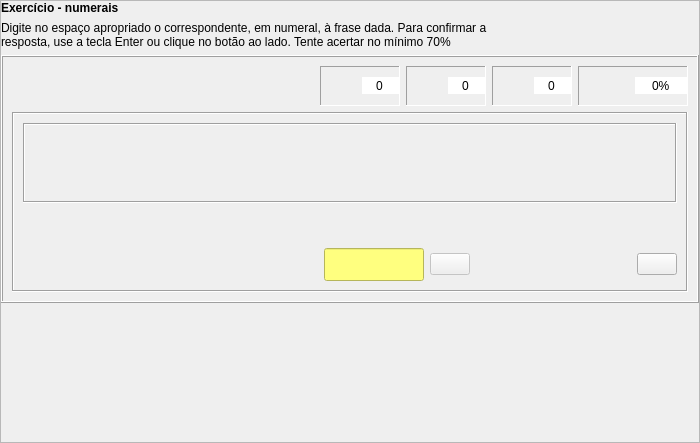
<?xml version="1.0" encoding="UTF-8"?>
<ui version="4.0">
 <class>ekznumeraloj</class>
 <widget class="QFrame" name="ekznumeraloj">
  <property name="geometry">
   <rect>
    <x>0</x>
    <y>0</y>
    <width>700</width>
    <height>443</height>
   </rect>
  </property>
  <property name="windowTitle">
   <string>Frame</string>
  </property>
  <property name="frameShape">
   <enum>QFrame::StyledPanel</enum>
  </property>
  <property name="frameShadow">
   <enum>QFrame::Raised</enum>
  </property>
  <property name="tipo" stdset="0">
   <string>senborda</string>
  </property>
  <layout class="QVBoxLayout" name="verticalLayout_4">
   <property name="margin">
    <number>0</number>
   </property>
   <item>
    <widget class="titolo" name="Lec03_Label11">
     <property name="maximumSize">
      <size>
       <width>16777215</width>
       <height>30</height>
      </size>
     </property>
     <property name="font">
      <font>
       <weight>75</weight>
       <bold>true</bold>
      </font>
     </property>
     <property name="text">
      <string notr="true">Exercício - numerais</string>
     </property>
    </widget>
   </item>
   <item>
    <widget class="QLabel" name="Lec03_Label12">
     <property name="text">
      <string notr="true">Digite no espaço apropriado o correspondente, em numeral, à frase dada. Para confirmar a 
resposta, use a tecla Enter ou clique no botão ao lado. Tente acertar no mínimo 70%</string>
     </property>
     <property name="wordWrap">
      <bool>true</bool>
     </property>
    </widget>
   </item>
   <item>
    <widget class="QFrame" name="frame">
     <property name="frameShape">
      <enum>QFrame::Box</enum>
     </property>
     <property name="frameShadow">
      <enum>QFrame::Raised</enum>
     </property>
     <property name="tipo" stdset="0">
      <string>markebla</string>
     </property>
     <layout class="QVBoxLayout" name="verticalLayout_3">
      <item>
       <layout class="QGridLayout" name="gridLayout_14">
        <item row="0" column="0">
         <widget class="QFrame" name="frame_10">
          <property name="minimumSize">
           <size>
            <width>0</width>
            <height>40</height>
           </size>
          </property>
          <property name="maximumSize">
           <size>
            <width>16777215</width>
            <height>16777215</height>
           </size>
          </property>
          <property name="autoFillBackground">
           <bool>false</bool>
          </property>
          <property name="frameShape">
           <enum>QFrame::NoFrame</enum>
          </property>
          <property name="frameShadow">
           <enum>QFrame::Sunken</enum>
          </property>
          <layout class="QHBoxLayout" name="horizontalLayout">
           <property name="spacing">
            <number>1</number>
           </property>
           <property name="margin">
            <number>0</number>
           </property>
           <item>
            <widget class="QPushButton" name="BitBtn1">
             <property name="text">
              <string notr="true"/>
             </property>
             <property name="iconSize">
              <size>
               <width>32</width>
               <height>32</height>
              </size>
             </property>
             <property name="flat">
              <bool>true</bool>
             </property>
             <property name="tipo" stdset="0">
              <string>komenci</string>
             </property>
            </widget>
           </item>
           <item>
            <widget class="QPushButton" name="BitBtn3">
             <property name="enabled">
              <bool>false</bool>
             </property>
             <property name="text">
              <string notr="true"/>
             </property>
             <property name="iconSize">
              <size>
               <width>32</width>
               <height>32</height>
              </size>
             </property>
             <property name="flat">
              <bool>true</bool>
             </property>
             <property name="tipo" stdset="0">
              <string>halti</string>
             </property>
            </widget>
           </item>
          </layout>
         </widget>
        </item>
        <item row="0" column="1">
         <spacer name="horizontalSpacer_10">
          <property name="orientation">
           <enum>Qt::Horizontal</enum>
          </property>
          <property name="sizeHint" stdset="0">
           <size>
            <width>13</width>
            <height>20</height>
           </size>
          </property>
         </spacer>
        </item>
        <item row="0" column="2">
         <widget class="QFrame" name="frame_11">
          <property name="minimumSize">
           <size>
            <width>80</width>
            <height>40</height>
           </size>
          </property>
          <property name="maximumSize">
           <size>
            <width>16777215</width>
            <height>16777215</height>
           </size>
          </property>
          <property name="autoFillBackground">
           <bool>false</bool>
          </property>
          <property name="frameShape">
           <enum>QFrame::Panel</enum>
          </property>
          <property name="frameShadow">
           <enum>QFrame::Sunken</enum>
          </property>
          <property name="tipo" stdset="0">
           <string>shilda</string>
          </property>
          <layout class="QHBoxLayout" name="horizontalLayout_3">
           <property name="spacing">
            <number>1</number>
           </property>
           <property name="leftMargin">
            <number>2</number>
           </property>
           <property name="topMargin">
            <number>0</number>
           </property>
           <property name="rightMargin">
            <number>0</number>
           </property>
           <property name="bottomMargin">
            <number>0</number>
           </property>
           <item>
            <widget class="QLabel" name="label_5">
             <property name="text">
              <string notr="true"/>
             </property>
             <property name="pixmap">
              <pixmap resource="ikonoj.qrc">:/ikonoj/kubeto.png</pixmap>
             </property>
             <property name="alignment">
              <set>Qt::AlignCenter</set>
             </property>
            </widget>
           </item>
           <item>
            <widget class="QSpinBox" name="Placar1">
             <property name="font">
              <font>
               <weight>50</weight>
               <bold>false</bold>
              </font>
             </property>
             <property name="frame">
              <bool>false</bool>
             </property>
             <property name="alignment">
              <set>Qt::AlignCenter</set>
             </property>
             <property name="readOnly">
              <bool>true</bool>
             </property>
             <property name="buttonSymbols">
              <enum>QAbstractSpinBox::NoButtons</enum>
             </property>
             <property name="tipo" stdset="0">
              <string>shilda</string>
             </property>
            </widget>
           </item>
          </layout>
         </widget>
        </item>
        <item row="0" column="3">
         <widget class="QFrame" name="frame_12">
          <property name="minimumSize">
           <size>
            <width>80</width>
            <height>40</height>
           </size>
          </property>
          <property name="maximumSize">
           <size>
            <width>16777215</width>
            <height>16777215</height>
           </size>
          </property>
          <property name="autoFillBackground">
           <bool>false</bool>
          </property>
          <property name="frameShape">
           <enum>QFrame::Panel</enum>
          </property>
          <property name="frameShadow">
           <enum>QFrame::Sunken</enum>
          </property>
          <property name="tipo" stdset="0">
           <string>shilda</string>
          </property>
          <layout class="QHBoxLayout" name="horizontalLayout_4">
           <property name="spacing">
            <number>1</number>
           </property>
           <property name="leftMargin">
            <number>2</number>
           </property>
           <property name="topMargin">
            <number>0</number>
           </property>
           <property name="rightMargin">
            <number>0</number>
           </property>
           <property name="bottomMargin">
            <number>0</number>
           </property>
           <item>
            <widget class="QLabel" name="label_8">
             <property name="text">
              <string notr="true"/>
             </property>
             <property name="pixmap">
              <pixmap resource="ikonoj.qrc">:/ikonoj/ekzercoj/bone.png</pixmap>
             </property>
             <property name="scaledContents">
              <bool>false</bool>
             </property>
             <property name="alignment">
              <set>Qt::AlignCenter</set>
             </property>
            </widget>
           </item>
           <item>
            <widget class="QSpinBox" name="Placar2">
             <property name="font">
              <font>
               <weight>50</weight>
               <bold>false</bold>
              </font>
             </property>
             <property name="frame">
              <bool>false</bool>
             </property>
             <property name="alignment">
              <set>Qt::AlignCenter</set>
             </property>
             <property name="readOnly">
              <bool>true</bool>
             </property>
             <property name="buttonSymbols">
              <enum>QAbstractSpinBox::NoButtons</enum>
             </property>
             <property name="tipo" stdset="0">
              <string>shilda</string>
             </property>
            </widget>
           </item>
          </layout>
         </widget>
        </item>
        <item row="0" column="4">
         <widget class="QFrame" name="frame_36">
          <property name="minimumSize">
           <size>
            <width>80</width>
            <height>40</height>
           </size>
          </property>
          <property name="maximumSize">
           <size>
            <width>16777215</width>
            <height>16777215</height>
           </size>
          </property>
          <property name="autoFillBackground">
           <bool>false</bool>
          </property>
          <property name="frameShape">
           <enum>QFrame::Panel</enum>
          </property>
          <property name="frameShadow">
           <enum>QFrame::Sunken</enum>
          </property>
          <property name="tipo" stdset="0">
           <string>shilda</string>
          </property>
          <layout class="QHBoxLayout" name="horizontalLayout_5">
           <property name="spacing">
            <number>1</number>
           </property>
           <property name="leftMargin">
            <number>2</number>
           </property>
           <property name="topMargin">
            <number>0</number>
           </property>
           <property name="rightMargin">
            <number>0</number>
           </property>
           <property name="bottomMargin">
            <number>0</number>
           </property>
           <item>
            <widget class="QLabel" name="label_9">
             <property name="minimumSize">
              <size>
               <width>0</width>
               <height>0</height>
              </size>
             </property>
             <property name="text">
              <string notr="true"/>
             </property>
             <property name="pixmap">
              <pixmap resource="ikonoj.qrc">:/ikonoj/ekzercoj/malbone.png</pixmap>
             </property>
             <property name="scaledContents">
              <bool>false</bool>
             </property>
             <property name="alignment">
              <set>Qt::AlignCenter</set>
             </property>
            </widget>
           </item>
           <item>
            <widget class="QSpinBox" name="Placar3">
             <property name="minimumSize">
              <size>
               <width>0</width>
               <height>0</height>
              </size>
             </property>
             <property name="font">
              <font>
               <weight>50</weight>
               <bold>false</bold>
              </font>
             </property>
             <property name="frame">
              <bool>false</bool>
             </property>
             <property name="alignment">
              <set>Qt::AlignCenter</set>
             </property>
             <property name="readOnly">
              <bool>true</bool>
             </property>
             <property name="buttonSymbols">
              <enum>QAbstractSpinBox::NoButtons</enum>
             </property>
             <property name="value">
              <number>0</number>
             </property>
             <property name="tipo" stdset="0">
              <string>shilda</string>
             </property>
            </widget>
           </item>
          </layout>
         </widget>
        </item>
        <item row="0" column="5">
         <widget class="QFrame" name="frame_37">
          <property name="minimumSize">
           <size>
            <width>110</width>
            <height>40</height>
           </size>
          </property>
          <property name="maximumSize">
           <size>
            <width>16777215</width>
            <height>16777215</height>
           </size>
          </property>
          <property name="autoFillBackground">
           <bool>false</bool>
          </property>
          <property name="frameShape">
           <enum>QFrame::Panel</enum>
          </property>
          <property name="frameShadow">
           <enum>QFrame::Sunken</enum>
          </property>
          <property name="tipo" stdset="0">
           <string>shilda</string>
          </property>
          <layout class="QHBoxLayout" name="horizontalLayout_6">
           <property name="spacing">
            <number>1</number>
           </property>
           <property name="leftMargin">
            <number>2</number>
           </property>
           <property name="topMargin">
            <number>0</number>
           </property>
           <property name="rightMargin">
            <number>0</number>
           </property>
           <property name="bottomMargin">
            <number>0</number>
           </property>
           <item>
            <widget class="QLabel" name="label_10">
             <property name="text">
              <string notr="true"/>
             </property>
             <property name="pixmap">
              <pixmap resource="ikonoj.qrc">:/ikonoj/kalkulilo.png</pixmap>
             </property>
             <property name="scaledContents">
              <bool>false</bool>
             </property>
             <property name="alignment">
              <set>Qt::AlignCenter</set>
             </property>
            </widget>
           </item>
           <item>
            <widget class="QSpinBox" name="Placar4">
             <property name="font">
              <font>
               <weight>50</weight>
               <bold>false</bold>
              </font>
             </property>
             <property name="frame">
              <bool>false</bool>
             </property>
             <property name="alignment">
              <set>Qt::AlignCenter</set>
             </property>
             <property name="readOnly">
              <bool>true</bool>
             </property>
             <property name="buttonSymbols">
              <enum>QAbstractSpinBox::NoButtons</enum>
             </property>
             <property name="suffix">
              <string>%</string>
             </property>
             <property name="maximum">
              <number>100</number>
             </property>
             <property name="value">
              <number>0</number>
             </property>
             <property name="tipo" stdset="0">
              <string>shilda</string>
             </property>
            </widget>
           </item>
          </layout>
         </widget>
        </item>
       </layout>
      </item>
      <item>
       <widget class="QFrame" name="frame_35">
        <property name="minimumSize">
         <size>
          <width>0</width>
          <height>180</height>
         </size>
        </property>
        <property name="frameShape">
         <enum>QFrame::Box</enum>
        </property>
        <property name="frameShadow">
         <enum>QFrame::Sunken</enum>
        </property>
        <property name="tipo" stdset="0">
         <string>senborda</string>
        </property>
        <layout class="QVBoxLayout" name="verticalLayout_2">
         <item>
          <widget class="QFrame" name="Tajpujo">
           <property name="enabled">
            <bool>true</bool>
           </property>
           <property name="minimumSize">
            <size>
             <width>0</width>
             <height>80</height>
            </size>
           </property>
           <property name="font">
            <font>
             <pointsize>12</pointsize>
            </font>
           </property>
           <property name="frameShape">
            <enum>QFrame::Box</enum>
           </property>
           <property name="frameShadow">
            <enum>QFrame::Sunken</enum>
           </property>
           <property name="tipo" stdset="0">
            <string>ekzerca</string>
           </property>
           <layout class="QVBoxLayout" name="verticalLayout">
            <item>
             <widget class="QLabel" name="Vorto0">
              <property name="enabled">
               <bool>true</bool>
              </property>
              <property name="font">
               <font>
                <pointsize>16</pointsize>
                <weight>75</weight>
                <bold>true</bold>
               </font>
              </property>
              <property name="styleSheet">
               <string notr="true">font-size: 16pt;
</string>
              </property>
              <property name="text">
               <string notr="true"/>
              </property>
              <property name="alignment">
               <set>Qt::AlignCenter</set>
              </property>
             </widget>
            </item>
           </layout>
          </widget>
         </item>
         <item>
          <widget class="QLabel" name="Korekta">
           <property name="enabled">
            <bool>true</bool>
           </property>
           <property name="font">
            <font>
             <pointsize>16</pointsize>
             <weight>75</weight>
             <bold>true</bold>
            </font>
           </property>
           <property name="styleSheet">
            <string notr="true">font-size: 16pt;</string>
           </property>
           <property name="text">
            <string notr="true"/>
           </property>
           <property name="alignment">
            <set>Qt::AlignCenter</set>
           </property>
          </widget>
         </item>
         <item>
          <layout class="QHBoxLayout" name="horizontalLayout_2">
           <item>
            <spacer name="horizontalSpacer">
             <property name="orientation">
              <enum>Qt::Horizontal</enum>
             </property>
             <property name="sizeType">
              <enum>QSizePolicy::Maximum</enum>
             </property>
             <property name="sizeHint" stdset="0">
              <size>
               <width>140</width>
               <height>20</height>
              </size>
             </property>
            </spacer>
           </item>
           <item>
            <spacer name="horizontalSpacer_8">
             <property name="orientation">
              <enum>Qt::Horizontal</enum>
             </property>
             <property name="sizeHint" stdset="0">
              <size>
               <width>40</width>
               <height>20</height>
              </size>
             </property>
            </spacer>
           </item>
           <item>
            <widget class="QLineEdit" name="Edit1">
             <property name="enabled">
              <bool>false</bool>
             </property>
             <property name="maximumSize">
              <size>
               <width>100</width>
               <height>16777215</height>
              </size>
             </property>
             <property name="font">
              <font>
               <pointsize>16</pointsize>
              </font>
             </property>
             <property name="styleSheet">
              <string notr="true">background-color: rgb(255, 255, 127);
font-size: 16pt;
</string>
             </property>
             <property name="inputMask">
              <string/>
             </property>
             <property name="text">
              <string notr="true"/>
             </property>
             <property name="maxLength">
              <number>9</number>
             </property>
             <property name="frame">
              <bool>true</bool>
             </property>
             <property name="alignment">
              <set>Qt::AlignRight|Qt::AlignTrailing|Qt::AlignVCenter</set>
             </property>
            </widget>
           </item>
           <item>
            <widget class="QPushButton" name="BitBtn2">
             <property name="enabled">
              <bool>false</bool>
             </property>
             <property name="sizePolicy">
              <sizepolicy hsizetype="Maximum" vsizetype="Fixed">
               <horstretch>0</horstretch>
               <verstretch>0</verstretch>
              </sizepolicy>
             </property>
             <property name="minimumSize">
              <size>
               <width>0</width>
               <height>0</height>
              </size>
             </property>
             <property name="text">
              <string/>
             </property>
             <property name="iconSize">
              <size>
               <width>32</width>
               <height>32</height>
              </size>
             </property>
             <property name="tipo" stdset="0">
              <string>validigi</string>
             </property>
            </widget>
           </item>
           <item>
            <spacer name="horizontalSpacer_9">
             <property name="orientation">
              <enum>Qt::Horizontal</enum>
             </property>
             <property name="sizeHint" stdset="0">
              <size>
               <width>40</width>
               <height>20</height>
              </size>
             </property>
            </spacer>
           </item>
           <item>
            <widget class="QPushButton" name="printilo_ps">
             <property name="sizePolicy">
              <sizepolicy hsizetype="Maximum" vsizetype="Fixed">
               <horstretch>0</horstretch>
               <verstretch>0</verstretch>
              </sizepolicy>
             </property>
             <property name="minimumSize">
              <size>
               <width>0</width>
               <height>0</height>
              </size>
             </property>
             <property name="maximumSize">
              <size>
               <width>16777215</width>
               <height>16777215</height>
              </size>
             </property>
             <property name="text">
              <string/>
             </property>
             <property name="iconSize">
              <size>
               <width>96</width>
               <height>32</height>
              </size>
             </property>
             <property name="tipo" stdset="0">
              <string>printi_ekzercon</string>
             </property>
            </widget>
           </item>
          </layout>
         </item>
        </layout>
       </widget>
      </item>
     </layout>
    </widget>
   </item>
   <item>
    <spacer name="verticalSpacer">
     <property name="orientation">
      <enum>Qt::Vertical</enum>
     </property>
     <property name="sizeHint" stdset="0">
      <size>
       <width>20</width>
       <height>40</height>
      </size>
     </property>
    </spacer>
   </item>
  </layout>
 </widget>
 <customwidgets>
  <customwidget>
   <class>titolo</class>
   <extends>QLabel</extends>
   <header>titolo.h</header>
  </customwidget>
 </customwidgets>
 <resources>
  <include location="ikonoj.qrc"/>
 </resources>
 <connections/>
</ui>
